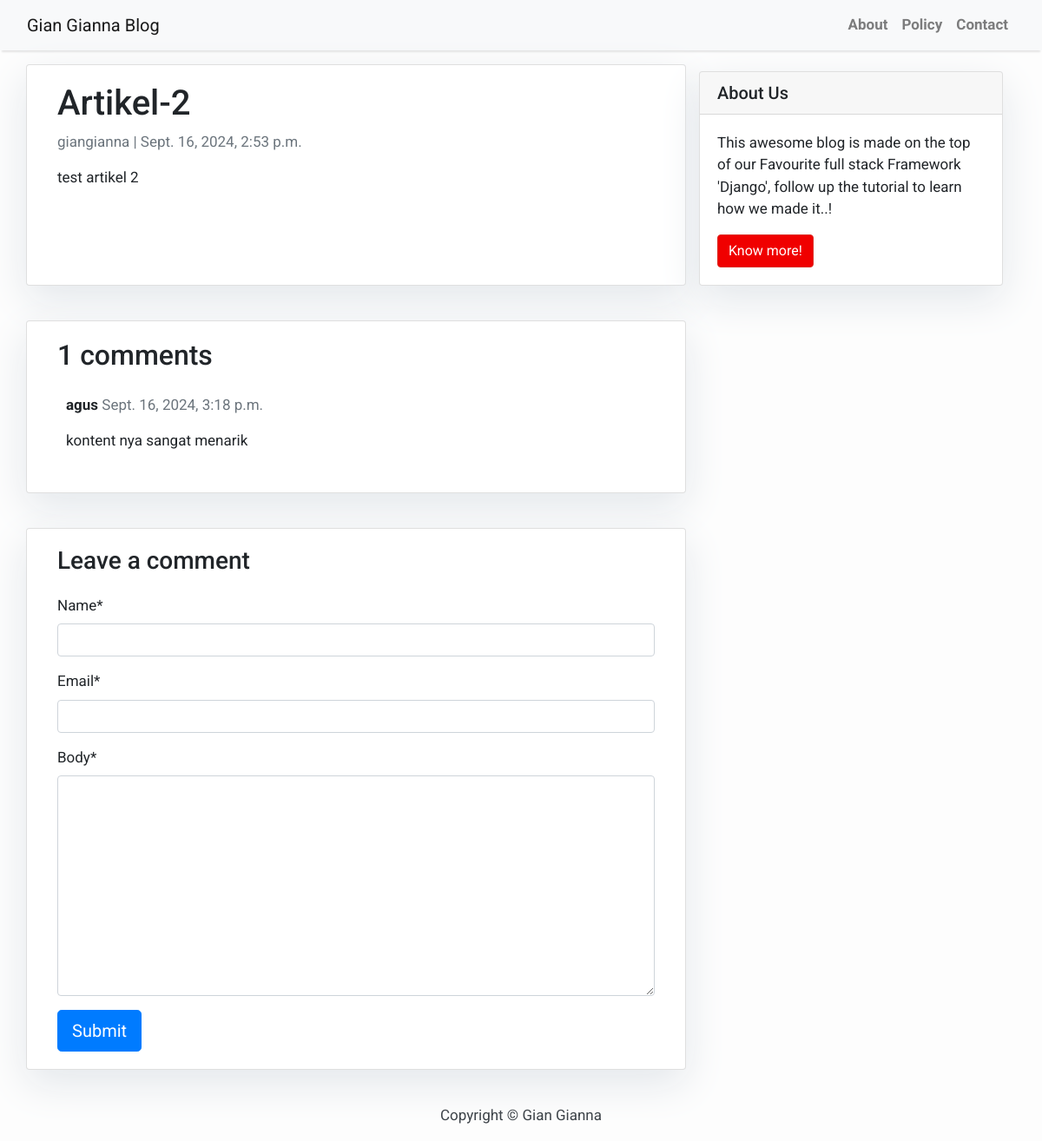
Screenshot of /artikel-2/ with the database file from the repository.
### blog/models.py (models this page shows, shortened)
class Post(models.Model):
    title = models.CharField(max_length=200, unique=True)
    slug = models.SlugField(max_length=200, unique=True)
    author = models.ForeignKey(User, on_delete= models.CASCADE,related_name='blog_posts')
    updated_on = models.DateTimeField(auto_now= True)
    content = models.TextField()
    created_on = models.DateTimeField(auto_now_add=True)
    status = models.IntegerField(choices=STATUS, default=0)
    class Meta:
        ordering = ['-created_on']

class Comment(models.Model):
    post = models.ForeignKey(Post,on_delete=models.CASCADE,related_name='comments')
    name = models.CharField(max_length=80)
    email = models.EmailField()
    body = models.TextField()
    created_on = models.DateTimeField(auto_now_add=True)
    active = models.BooleanField(default=False)
    class Meta:
        ordering = ['created_on']

### blog/views.py (the view)
# urls.py: path('<slug:slug>/', views.post_detail, name='post_detail')
def post_detail(request, slug):
    template_name = 'post_detail.html'
    post = get_object_or_404(Post, slug=slug)
    comments = post.comments.filter(active=True)
    new_comment = None    # Comment posted
    if request.method == 'POST':
        comment_form = CommentForm(data=request.POST)
        if comment_form.is_valid():
            new_comment = comment_form.save(commit=False)
            new_comment.post = post
            new_comment.save()
    else:
        comment_form = CommentForm()
    return render(request, template_name, {'post': post,
                                        'comments': comments,
                                        'new_comment': new_comment,
                                        'comment_form': comment_form})

### blog/forms.py
class CommentForm(forms.ModelForm):
    class Meta:
        model = Comment
        fields = ('name', 'email', 'body')

### templates/post_detail.html (shortened to what this page needs)
{% extends 'base.html' %} {% block content %}
    {% load crispy_forms_tags %}
    <div class="container">
        <div class="row">
            <div class="col-md-8 card mb-4  mt-3 left  top">
                <div class="card-body">
                    <h1>{% block title %} {{ post.title }} {% endblock title %}</h1>
                    <p class=" text-muted">{{ post.author }} | {{ post.created_on }}</p>
                    <p class="card-text ">{{ post.content | safe }}</p>
                </div>
            </div>
            {% block sidebar %} {% include 'sidebar.html' %} {% endblock sidebar %}
            <div class="col-md-8 card mb-4  mt-3 ">
                <div class="card-body">
                    {% with comments.count as total_comments %}
                        <h2>{{ total_comments }} comments</h2>
                    {% endwith %} {% for comment in comments %}
                        <div class="comments" style="padding: 10px;">
                            <p class="font-weight-bold">
                                {{ comment.name }}
                                <span class=" text-muted font-weight-normal">
                                    {{ comment.created_on }}
                                </span>
                            </p>
                            {{ comment.body | linebreaks }}
                        </div>
                    {% endfor %}
                </div>
            </div>
            <div class="col-md-8 card mb-4  mt-3 ">
                <div class="card-body">
                    {% if new_comment %}
                        <div class="alert alert-success" role="alert">
                            Your comment is awaiting moderation
                        </div>
                    {% else %}
                        <h3>Leave a comment</h3>
                        <form method="post" style="margin-top: 1.3em;">
                            {{ comment_form | crispy }}
                            <button type="submit" class="btn btn-primary  btn-lg">Submit</button>
                        </form>
                    {% endif %}
                </div>
            </div>
        </div>
    </div>
{% endblock content %}

### templates/base.html (style rules this page uses)
body { font-family: "Roboto", sans-serif; font-size: 17px; background-color: #fdfdfd; }

### templates/sidebar.html (style rules this page uses)
.card { box-shadow: 0 16px 48px #E3E7EB; }

### rows the page displays
Post: title "Artikel-2", author "giangianna", created_on "Sept. 16, 2024, 2:53 p.m.", content "test artikel 2"
Comment: name "agus", created_on "Sept. 16, 2024, 3:18 p.m.", body "kontent nya sangat menarik"

### other values shown
{{ total_comments }} "1"
